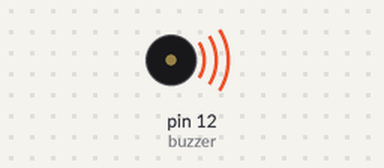
Recording of a sketch running on a simulated Arduino Uno, built with avr-gcc and run on an emulated ATmega328P. Parts: buzzer (waves = sounding, pin HIGH).

Above: at 1.0 s.
At 5.5 s:
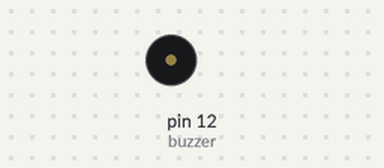
Timing chart, 0 to 6.9 s (numbered marks = the images above):
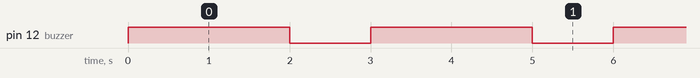

The sketch:

06_Active_buzzer.ino
```cpp
int buzzer = 12;//the pin of the active buzzer
void setup()
{
 pinMode(buzzer,OUTPUT);//initialize the buzzer pin as an output
}
void loop()
{
    digitalWrite(buzzer,HIGH);
    delay(2000);//wait for 2s
    digitalWrite(buzzer,LOW);
    delay(1000);//wait for 1s
}
```

Measured:
- by itself, pin 12 (buzzer): alternates HIGH for 2.0 s and LOW for 1.0 s
